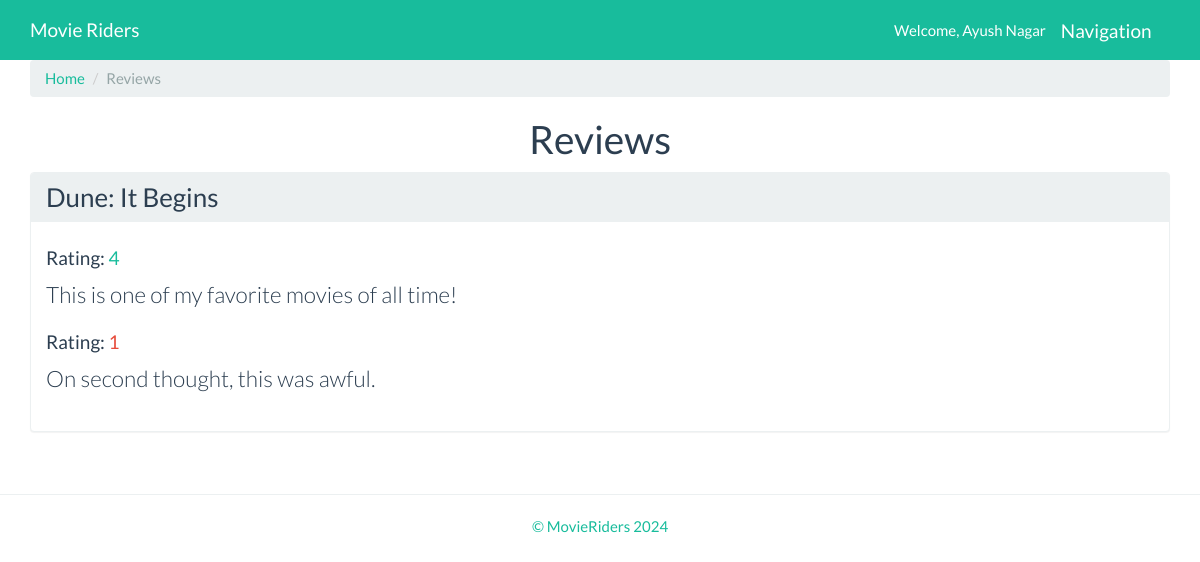
The app's page /reviews.php (signed in) with its own data.
### tables this page shows
CREATE TABLE `movies` (
  `movie_id` int(11) unsigned NOT NULL AUTO_INCREMENT,
  `movie_name` varchar(255) NOT NULL DEFAULT '',
  `movie_year` int(4) NOT NULL,
  `movie_rating` varchar(10) NOT NULL DEFAULT '',
  `movie_bio` varchar(255) DEFAULT NULL,
  `movie_img` varchar(200) NOT NULL,
  PRIMARY KEY (`movie_id`)
);

CREATE TABLE `reviews` (
  `review_id` int(11) unsigned NOT NULL AUTO_INCREMENT,
  `review_movie_id` int(11) unsigned NOT NULL,
  `review_user_id` int(11) unsigned NOT NULL,
  `review_rating` int(11) NOT NULL,
  `review_content` varchar(255) NOT NULL DEFAULT '',
  PRIMARY KEY (`review_id`),
  KEY `users_foreign_key` (`review_user_id`),
  KEY `movies_foreign_key` (`review_movie_id`),
  CONSTRAINT `movies_foreign_key` FOREIGN KEY (`review_movie_id`) REFERENCES `movies` (`movie_id`) ON DELETE CASCADE ON UPDATE CASCADE,
  CONSTRAINT `users_foreign_key` FOREIGN KEY (`review_user_id`) REFERENCES `users` (`user_id`) ON DELETE CASCADE ON UPDATE CASCADE
);

### reviews.php (the view, shortened to what this page needs)
<?php
require_once ('includes/header.php');
require_once ('includes/database.php');
$query_str = "SELECT * FROM movies";
$result = $conn->query($query_str);
?>
	<div class="container wrapper">
		<ul class="breadcrumb">
			<li><a href="movies.php">Home</a></li>
			<li class="active">Reviews</li>
		</ul>
		<h1 class="text-center">Reviews</h1>
		<?php
		while ($movie_row = $result->fetch_assoc()):
			$movie_id = $movie_row['movie_id'];
			$review_str = "SELECT * FROM reviews WHERE review_movie_id='$movie_id'";
			$review_result = $conn->query($review_str);
			$review_row = $review_result->fetch_assoc();
			if ($review_row) { ?>
				<div class="row movie-list">
					<div class="col-xs-12">
						<div class="panel panel-default">
							<div class="panel-heading">
								<h3 class="panel-title">
									<a href="moviedetails.php?id=<?= $movie_row['movie_id'] ?>"><?= $movie_row['movie_name'] ?></a>
								</h3>
							</div>
							<div class="panel-body">
								<?php
								$review_result = $conn->query($review_str);
								while ($review_row = $review_result->fetch_assoc()) :
									?>
									<h4>Rating: <span class="<?php
										if ($review_row['review_rating'] >= 4 ){
											echo 'text-success';
										} elseif ( $review_row['review_rating'] < 2 ) {
											echo 'text-danger';
										}
										?>"> <?=$review_row['review_rating'] ?></span></h4>
									<p class="lead"><?= $review_row['review_content'] ?></p>
								<?php endwhile ?>
							</div>
						</div>
					</div>
				</div>
			<?php }  endwhile ?>
	</div>
<?php
include ('includes/footer.php');
?>

### records on screen
movies: movie_name "Dune: It Begins"
reviews: review_rating "4", review_content "This is one of my favorite movies of all time!"
reviews: review_rating "1", review_content "On second thought, this was awful."

### other values on screen
$name "Ayush Nagar"
